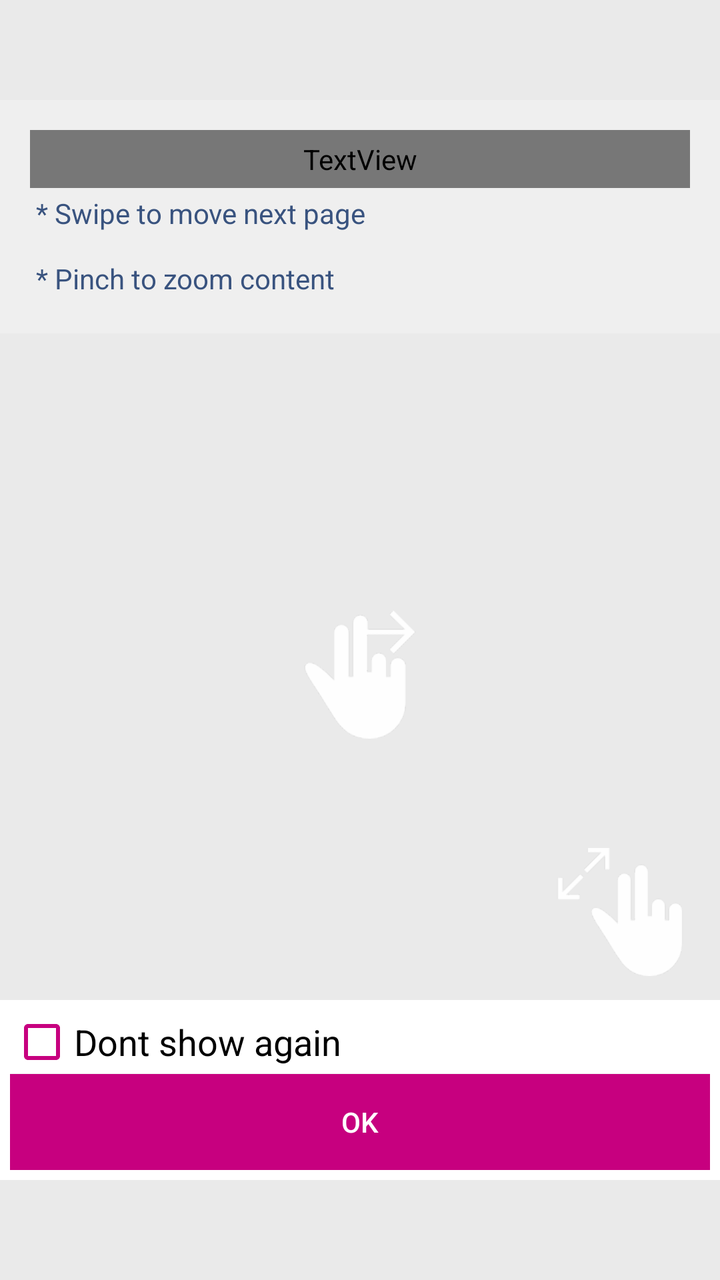
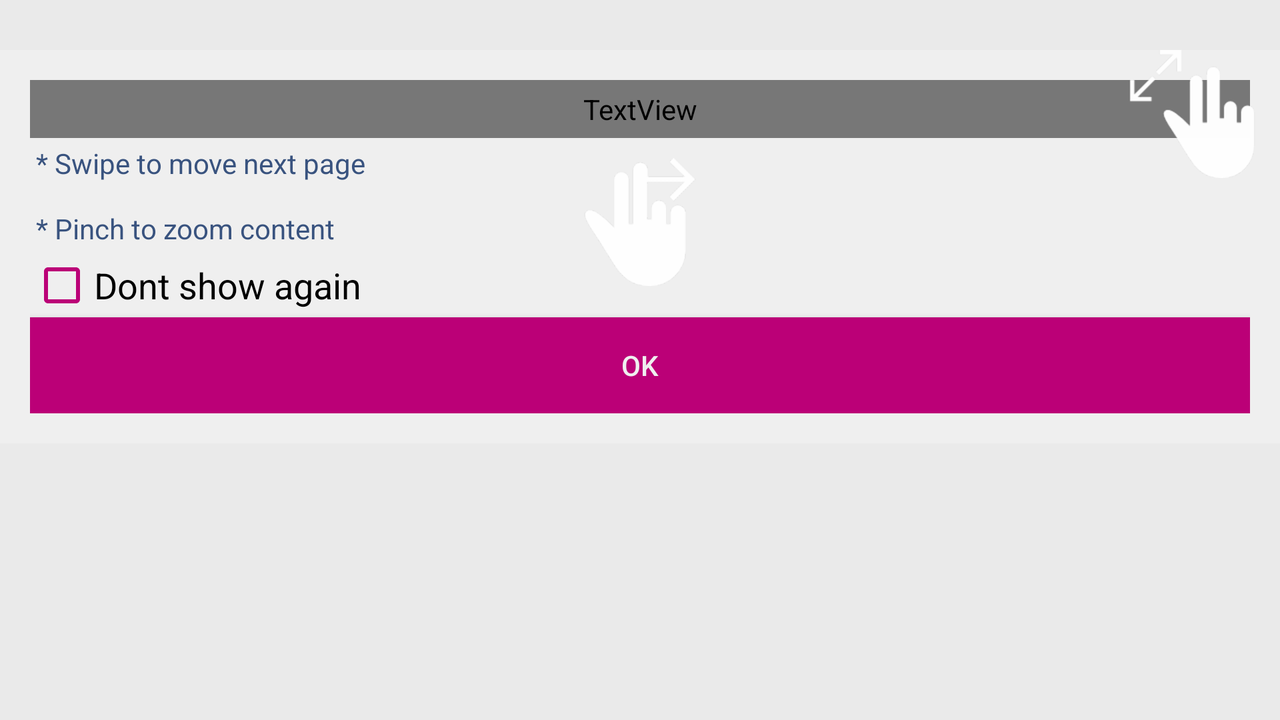

Two renders of one Android screen. The first uses the default layout on a phone; the second uses the alternative layout the repository ships for a different screen configuration, on a matching device. The two XML files are below.
<!-- AndroidManifest.xml: application theme AppTheme -->
<!-- res/layout/showcase_inbox.xml -->
<?xml version="1.0" encoding="utf-8"?>
<RelativeLayout xmlns:android="http://schemas.android.com/apk/res/android"
    android:layout_width="match_parent"
    android:layout_height="match_parent">

    <LinearLayout
        android:id="@+id/linearLayout1"
        android:layout_width="match_parent"
        android:layout_height="wrap_content"
        android:layout_marginTop="50dp"
        android:background="#fff"
        android:orientation="vertical"
        android:padding="15dp">

        <TextView
            android:id="@+id/textView1"
            android:layout_width="match_parent"
            android:textColor="#000"
            android:textAppearance="?android:attr/textAppearanceMedium"
            android:layout_height="wrap_content"
            android:fontFamily="roboto"
            android:padding="5dp"
            android:text="Instructions"
            android:textStyle="bold" />

        <TextView
            android:id="@+id/textView2"
            android:layout_width="match_parent"
            android:layout_height="wrap_content"
            android:padding="3dp"
            android:text="@string/instruct"
            android:textAppearance="?android:attr/textAppearanceSmall"
            android:textColor="#3d5987" />

    </LinearLayout>


    <ImageView
        android:id="@+id/over_lay_image"
        android:layout_width="match_parent"
        android:layout_height="match_parent"
        android:background="#10000000"
        android:layout_alignParentTop="true"
        android:layout_alignParentLeft="true"
        android:layout_alignParentStart="true" />

    <LinearLayout
        android:id="@+id/layout1"
        android:layout_width="match_parent"
        android:layout_height="wrap_content"
        android:layout_alignParentBottom="true"
        android:layout_alignParentEnd="true"
        android:orientation="vertical"
        android:padding="5dp"
        android:layout_alignParentRight="true"
        android:layout_marginBottom="50dp"
        android:background="#fff">

        <CheckBox
            android:id="@+id/checkBox1"
            android:text="Dont show again"
            android:textColor="#000"
            android:textAppearance="?android:attr/textAppearanceMedium"
            android:layout_width="match_parent"
            android:layout_height="wrap_content" />

        <Button
            android:layout_alignBottom="@+id/layout1"
            android:text="OK"
            android:background="@color/pinkclr"
            android:layout_width="match_parent"
            android:textColor="#fff"
            android:layout_height="wrap_content"
            android:layout_alignParentBottom="true"
            android:layout_alignParentRight="true"
            android:layout_alignParentEnd="true"
            android:id="@+id/button"
            android:alpha="50" />

    </LinearLayout>

    <ImageView
        android:src="@drawable/zoom_in"
        android:layout_width="wrap_content"
        android:layout_height="wrap_content"
        android:id="@+id/imageView11"
        android:layout_above="@+id/layout1"
        android:layout_alignParentRight="true"
        android:layout_alignParentEnd="true"
        android:layout_marginRight="18dp"
        android:layout_marginEnd="18dp"
        android:layout_marginBottom="12dp" />

    <ImageView
        android:id="@+id/imageView1"
        android:src="@drawable/image2"
        android:layout_width="wrap_content"
        android:layout_height="wrap_content"
        android:layout_below="@+id/linearLayout1"
        android:layout_centerHorizontal="true"
        android:layout_marginTop="8dp"
        android:layout_above="@+id/layout1" />


</RelativeLayout>
<!-- resources referenced by this layout -->
<resources>
  <color name="pinkclr">#c7007f</color>
  <!-- drawable image2: png bitmap (drawable, 1864 bytes) -->
  <!-- drawable zoom_in: png bitmap (drawable, 1252 bytes) -->
  <string name="instruct">* Swipe to move next page\n\n* Pinch to zoom content</string>
  <style name="AppTheme" parent="Theme.AppCompat.Light.DarkActionBar">
          
          <item name="colorPrimary">@color/colorPrimary</item>
          <item name="colorPrimaryDark">@color/colorPrimaryDark</item>
          <item name="colorAccent">@color/colorAccent</item>
          <item name="drawerArrowStyle">@style/DrawerArrowStyle</item>
  
  
          <item name="android:actionMenuTextColor">@color/pinkclr</item>
          <item name="android:textColorSecondary">@color/pinkclr</item>
  
  
      </style>
  <color name="colorPrimary">#363640</color>
  <color name="colorPrimaryDark">#80FF4081</color>
  <color name="colorAccent">#FF4081</color>
  <style name="DrawerArrowStyle" parent="Widget.AppCompat.DrawerArrowToggle">
          <item name="color">@color/pinkclr</item>
      </style>
</resources>
<!-- res/layout-land/showcase_inbox.xml (the repository's variant of the layout above) -->
<!-- drawn on the phone turned sideways -->
<?xml version="1.0" encoding="utf-8"?>
<RelativeLayout xmlns:android="http://schemas.android.com/apk/res/android"
    android:layout_width="match_parent"
    android:layout_height="match_parent">

    <LinearLayout
        android:id="@+id/linearLayout1"
        android:layout_width="match_parent"
        android:layout_height="wrap_content"
        android:layout_marginTop="25dp"
        android:background="#fff"
        android:orientation="vertical"
        android:padding="15dp">

        <TextView
            android:id="@+id/textView1"
            android:layout_width="match_parent"
            android:textColor="#000"
            android:textAppearance="?android:attr/textAppearanceMedium"
            android:layout_height="wrap_content"
            android:fontFamily="roboto"
            android:padding="5dp"
            android:text="Instructions"
            android:textStyle="bold" />

        <TextView
            android:id="@+id/textView2"
            android:layout_width="match_parent"
            android:layout_height="wrap_content"
            android:padding="3dp"
            android:text="@string/instruct"
            android:textAppearance="?android:attr/textAppearanceSmall"
            android:textColor="#3d5987" />

        <CheckBox
            android:id="@+id/checkBox1"
            android:text="Dont show again"
            android:textColor="#000"
            android:textAppearance="?android:attr/textAppearanceMedium"
            android:layout_width="match_parent"
            android:layout_height="wrap_content" />

        <Button
            android:layout_alignBottom="@+id/layout1"
            android:text="OK"
            android:background="@color/pinkclr"
            android:layout_width="match_parent"
            android:textColor="#fff"
            android:layout_height="wrap_content"
            android:layout_alignParentBottom="true"
            android:layout_alignParentRight="true"
            android:layout_alignParentEnd="true"
            android:id="@+id/button"
            android:alpha="50" />

    </LinearLayout>



    <ImageView
        android:id="@+id/over_lay_image"
        android:layout_width="match_parent"
        android:layout_height="match_parent"
        android:background="#10000000"
        android:layout_alignParentTop="true"
        android:layout_alignParentLeft="true"
        android:layout_alignParentStart="true" />

    <ImageView
        android:id="@+id/imageView1"
        android:layout_gravity="center"
        android:src="@drawable/image2"
        android:layout_width="wrap_content"
        android:layout_height="match_parent"
        android:layout_centerHorizontal="true"
        android:layout_alignBottom="@+id/linearLayout1" />

    <ImageView
        android:src="@drawable/zoom_in"
        android:layout_width="wrap_content"
        android:layout_height="wrap_content"
        android:id="@+id/imageView11"
        android:layout_marginRight="12dp"
        android:layout_marginEnd="12dp"
        android:layout_alignTop="@+id/linearLayout1"
        android:layout_alignParentRight="true"
        android:layout_alignParentEnd="true" />


</RelativeLayout>
